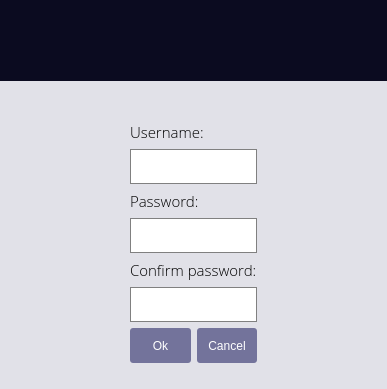
      <widget class="QWidget" name="signup">
       <layout class="QVBoxLayout" name="verticalLayout_6">
        <property name="leftMargin">
         <number>0</number>
        </property>
        <property name="topMargin">
         <number>0</number>
        </property>
        <property name="rightMargin">
         <number>0</number>
        </property>
        <property name="bottomMargin">
         <number>0</number>
        </property>
        <item>
         <widget class="QWidget" name="widget_2" native="true">
          <property name="styleSheet">
           <string notr="true">background: #E1E1E8;</string>
          </property>
          <layout class="QVBoxLayout" name="verticalLayout">
           <property name="spacing">
            <number>6</number>
           </property>
           <property name="leftMargin">
            <number>0</number>
           </property>
           <property name="topMargin">
            <number>0</number>
           </property>
           <property name="rightMargin">
            <number>0</number>
           </property>
           <property name="bottomMargin">
            <number>6</number>
           </property>
           <item>
            <widget class="QFrame" name="top_frame_3">
             <property name="minimumSize">
              <size>
               <width>0</width>
               <height>81</height>
              </size>
             </property>
             <property name="maximumSize">
              <size>
               <width>16777215</width>
               <height>81</height>
              </size>
             </property>
             <property name="styleSheet">
              <string notr="true">background: #0b0b20;</string>
             </property>
             <property name="frameShape">
              <enum>QFrame::StyledPanel</enum>
             </property>
             <property name="frameShadow">
              <enum>QFrame::Raised</enum>
             </property>
             <widget class="QLabel" name="signup_status_label">
              <property name="geometry">
               <rect>
                <x>0</x>
                <y>0</y>
                <width>450</width>
                <height>81</height>
               </rect>
              </property>
              <property name="text">
               <string/>
              </property>
              <property name="alignment">
               <set>Qt::AlignCenter</set>
              </property>
             </widget>
            </widget>
           </item>
           <item>
            <layout class="QVBoxLayout" name="verticalLayout_11">
             <property name="leftMargin">
              <number>130</number>
             </property>
             <property name="topMargin">
              <number>34</number>
             </property>
             <property name="rightMargin">
              <number>130</number>
             </property>
             <item>
              <widget class="QLabel" name="label_3">
               <property name="font">
                <font>
                 <family>Open Sans Light</family>
                 <pointsize>11</pointsize>
                 <italic>false</italic>
                 <bold>false</bold>
                </font>
               </property>
               <property name="styleSheet">
                <string notr="true">QLabel
{
        font: 11pt &quot;Open Sans Light&quot;
}</string>
               </property>
               <property name="text">
                <string>Username:</string>
               </property>
              </widget>
             </item>
             <item>
              <widget class="QLineEdit" name="signup_username">
               <property name="styleSheet">
                <string notr="true">QLineEdit
{
        font: 10pt &quot;Open Sans&quot;;
        border:1px solid  grey ;
        min-height: 33px;
        background: white;
}

QLineEdit:focus
{
        border:1px solid  #161626 ;
} </string>
               </property>
               <property name="maxLength">
                <number>20</number>
               </property>
              </widget>
             </item>
             <item>
              <widget class="QLabel" name="label_4">
               <property name="font">
                <font>
                 <family>Open Sans Light</family>
                 <pointsize>11</pointsize>
                 <italic>false</italic>
                 <bold>false</bold>
                </font>
               </property>
               <property name="styleSheet">
                <string notr="true">QLabel
{
        font: 11pt &quot;Open Sans Light&quot;
}</string>
               </property>
               <property name="text">
                <string>Password:</string>
               </property>
              </widget>
             </item>
             <item>
              <widget class="QLineEdit" name="signup_password">
               <property name="styleSheet">
                <string notr="true">QLineEdit
{
        font: 11pt &quot;Open Sans&quot;;
        border:1px solid  grey ;
        min-height: 33px;
        background: white;
}

QLineEdit:focus
{
        border:1px solid  #161626 ;
} </string>
               </property>
               <property name="inputMethodHints">
                <set>Qt::ImhHiddenText|Qt::ImhNoAutoUppercase|Qt::ImhNoPredictiveText|Qt::ImhSensitiveData</set>
               </property>
               <property name="maxLength">
                <number>30</number>
               </property>
               <property name="echoMode">
                <enum>QLineEdit::Password</enum>
               </property>
              </widget>
             </item>
             <item>
              <widget class="QLabel" name="label_5">
               <property name="font">
                <font>
                 <family>Open Sans Light</family>
                 <pointsize>11</pointsize>
                 <italic>false</italic>
                 <bold>false</bold>
                </font>
               </property>
               <property name="styleSheet">
                <string notr="true">QLabel
{
        font: 11pt &quot;Open Sans Light&quot;
}</string>
               </property>
               <property name="text">
                <string>Confirm password:</string>
               </property>
              </widget>
             </item>
             <item>
              <widget class="QLineEdit" name="signup_confirm">
               <property name="styleSheet">
                <string notr="true">QLineEdit
{
        font: 11pt &quot;Open Sans&quot;;
        border:1px solid  grey ;
        min-height: 33px;
        background: white;
}

QLineEdit:focus
{
        border:1px solid  #161626 ;
} </string>
               </property>
               <property name="inputMethodHints">
                <set>Qt::ImhHiddenText|Qt::ImhNoAutoUppercase|Qt::ImhNoPredictiveText|Qt::ImhSensitiveData</set>
               </property>
               <property name="maxLength">
                <number>30</number>
               </property>
               <property name="echoMode">
                <enum>QLineEdit::Password</enum>
               </property>
              </widget>
             </item>
             <item>
              <layout class="QHBoxLayout" name="horizontalLayout_2">
               <item>
                <widget class="QPushButton" name="signup_button">
                 <property name="styleSheet">
                  <string notr="true">QPushButton:enabled
{
                font: 13pt &quot;Open Sans Semibold&quot;;
                background:  #73739b;
                border-radius: 3px;
                min-height:25px;
                padding: 5px;
            outline: 0;
                color: white;
}

QPushButton:hover
{
                background: #7a7aa1;
}

QPushButton:pressed
 {
        background: #8f8fb3;
}</string>
                 </property>
                 <property name="text">
                  <string>Ok</string>
                 </property>
                </widget>
               </item>
               <item>
                <widget class="QPushButton" name="signup_login">
                 <property name="styleSheet">
                  <string notr="true">QPushButton:enabled
{
                font: 13pt &quot;Open Sans Semibold&quot;;
                background:  #73739b;
                border-radius: 3px;
                min-height:25px;
                padding: 5px;
                outline: 0;
                color: white;
}

QPushButton:hover
{
                background: #7a7aa1;
}

QPushButton:pressed
 {
        background: #8f8fb3;
}</string>
                 </property>
                 <property name="text">
                  <string>Cancel</string>
                 </property>
                </widget>
               </item>
              </layout>
             </item>
            </layout>
           </item>
           <item>
            <widget class="QLabel" name="signup_error">
             <property name="styleSheet">
              <string notr="true">font: 10pt &quot;Open Sans Light&quot;;</string>
             </property>
             <property name="text">
              <string/>
             </property>
             <property name="alignment">
              <set>Qt::AlignCenter</set>
             </property>
            </widget>
           </item>
          </layout>
         </widget>
        </item>
       </layout>
      </widget>
